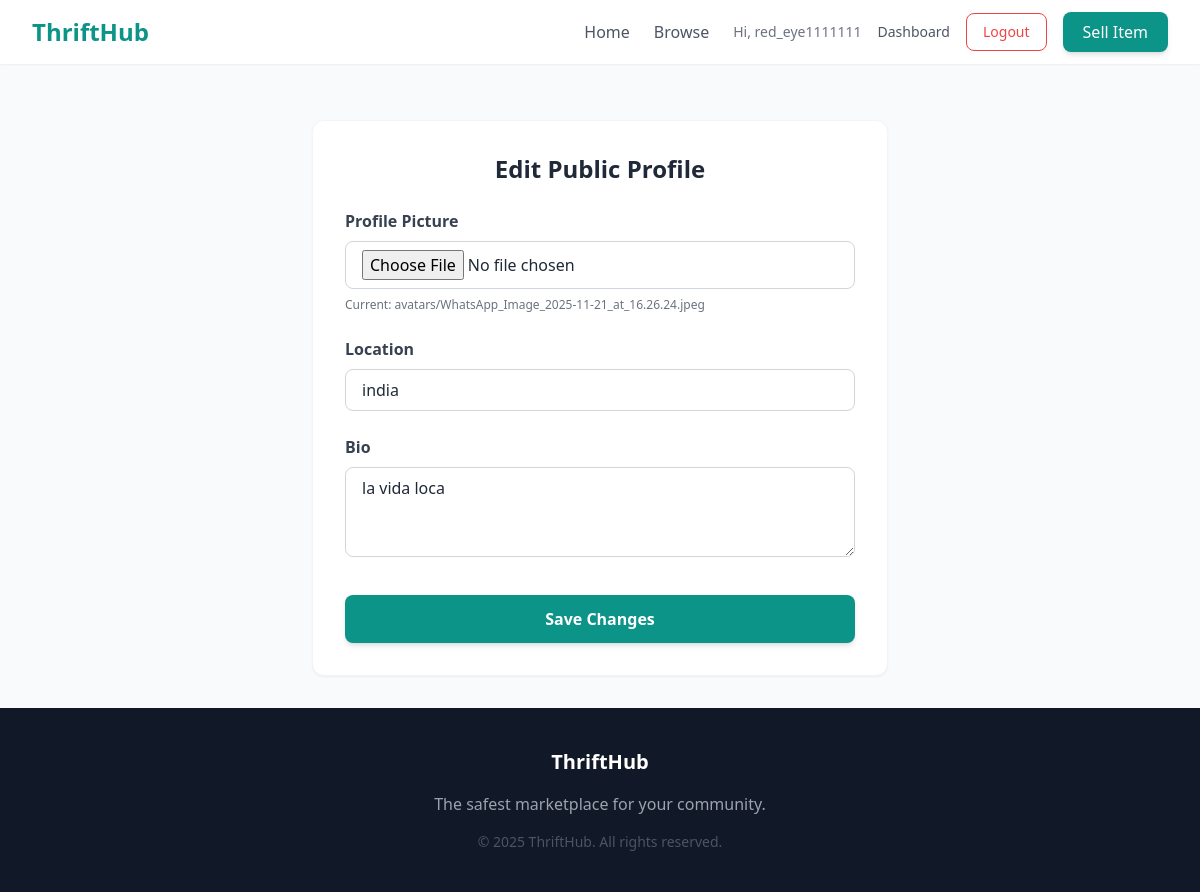
The page /auth/profile/edit/ (signed in) on the database its author committed.
### users/models.py (models this page shows, shortened)
class User(AbstractUser):
    is_seller = models.BooleanField(default=False)
    phone_number = models.CharField(max_length=15, blank=True, null=True)
    location = models.CharField(max_length=100, blank=True, null=True)

class Profile(models.Model):
    user = models.OneToOneField(User, on_delete=models.CASCADE, related_name='profile')
    avatar = models.ImageField(upload_to='avatars/', blank=True, null=True)
    bio = models.TextField(blank=True, max_length=500)
    location = models.CharField(max_length=100, blank=True)

### users/views.py (the view)
# urls.py: path('profile/edit/', views.edit_profile, name='edit_profile'),
@login_required
def edit_profile(request):
    profile, created = Profile.objects.get_or_create(user=request.user)
    if request.method == 'POST':
        form = ProfileForm(request.POST, request.FILES, instance=profile)
        if form.is_valid():
            form.save()
            return redirect('market:dashboard')
    else:
        form = ProfileForm(instance=profile)
    return render(request, 'users/edit_profile.html', {
        'form': form
    })

### users/forms.py
class ProfileForm(forms.ModelForm):
    class Meta:
        model = Profile
        fields = ('avatar', 'bio', 'location')
        widgets = {
            'bio': forms.Textarea(attrs={
                'class': 'w-full px-4 py-2 border border-gray-300 rounded-lg focus:ring-teal-500 focus:border-teal-500',
                'rows': 3
            }),
            'location': forms.TextInput(attrs={
                'class': 'w-full px-4 py-2 border border-gray-300 rounded-lg focus:ring-teal-500 focus:border-teal-500'
            }),
            'avatar': forms.FileInput(attrs={
                'class': 'w-full px-4 py-2 border border-gray-300 rounded-lg focus:ring-teal-500 focus:border-teal-500'
            })
        }

### templates/users/edit_profile.html (shortened to what this page needs)
{% extends 'base.html' %}
{% block content %}
<div class="max-w-xl mx-auto bg-white p-8 rounded-xl shadow-sm mt-6 border border-gray-100">
    <h1 class="text-2xl font-bold mb-6 text-center">Edit Public Profile</h1>
    <form method="post" action="." enctype="multipart/form-data">
        <div class="mb-6">
            <label class="block text-gray-700 font-bold mb-2">Profile Picture</label>
            {{ form.avatar }}
            {% if request.user.profile.avatar %}
                <p class="text-xs text-gray-500 mt-2">Current: {{ request.user.profile.avatar.name }}</p>
            {% endif %}
        </div>
        <div class="mb-6">
            <label class="block text-gray-700 font-bold mb-2">Location</label>
            {{ form.location }}
        </div>
        <div class="mb-8">
            <label class="block text-gray-700 font-bold mb-2">Bio</label>
            {{ form.bio }}
        </div>
        <button type="submit" class="w-full bg-teal-600 text-white font-bold py-3 rounded-lg hover:bg-teal-700 transition shadow-md">
            Save Changes
        </button>
    </form>
</div>
{% endblock %}

### templates/base.html (shortened to what this page needs)
<!DOCTYPE html>
<html lang="en">
<head>
    <script src="https://cdn.tailwindcss.com"></script>
</head>
<body class="bg-gray-50 text-gray-800 flex flex-col min-h-screen">
    <nav class="bg-white shadow-sm">
        <div class="max-w-7xl mx-auto px-4 sm:px-6 lg:px-8">
            <div class="flex justify-between h-16">
                <div class="flex items-center">
                    <a href="{% url 'market:index' %}" class="text-2xl font-bold text-teal-600">ThriftHub</a>
                </div>
                <div class="flex items-center space-x-6">
                    <a href="{% url 'market:index' %}" class="text-gray-600 hover:text-teal-600 font-medium">Home</a>
                    <a href="{% url 'market:browse' %}" class="text-gray-600 hover:text-teal-600 font-medium">Browse</a>
                    {% if request.user.is_authenticated %}
                        <div class="flex items-center space-x-4">
                            <span class="text-gray-500 text-sm hidden sm:block">Hi, {{ request.user.username }}</span>
                            <a href="{% url 'market:dashboard' %}" class="text-gray-600 hover:text-teal-600 font-medium text-sm">Dashboard</a>
                            <a href="{% url 'users:logout' %}" class="px-4 py-2 border border-red-500 text-red-500 rounded-lg hover:bg-red-50 transition font-medium text-sm">
                                Logout
                            </a>
                            <a href="{% url 'market:new' %}" class="bg-teal-600 hover:bg-teal-700 text-white px-5 py-2 rounded-lg font-medium transition shadow-md">
                                Sell Item
                            </a>
                        </div>
                    {% endif %}
                </div>
            </div>
        </div>
    </nav>
    <main class="flex-grow max-w-7xl mx-auto px-4 sm:px-6 lg:px-8 py-8 w-full">
        {% block content %}
        {% endblock %}
    </main>
    <footer class="bg-gray-900 text-white py-10">
        <div class="max-w-7xl mx-auto px-4 text-center">
            <h3 class="text-xl font-bold mb-4">ThriftHub</h3>
            <p class="text-gray-400 mb-4">The safest marketplace for your community.</p>
            <p class="text-sm text-gray-600">&copy; 2025 ThriftHub. All rights reserved.</p>
        </div>
    </footer>
</body>
</html>

### rows shown on the page
User: user.username "red_eye1111111", user.profile.avatar.name "avatars/WhatsApp_Image_2025-11-21_at_16.26.24.jpeg"
Profile: location "india", bio "la vida loca"
